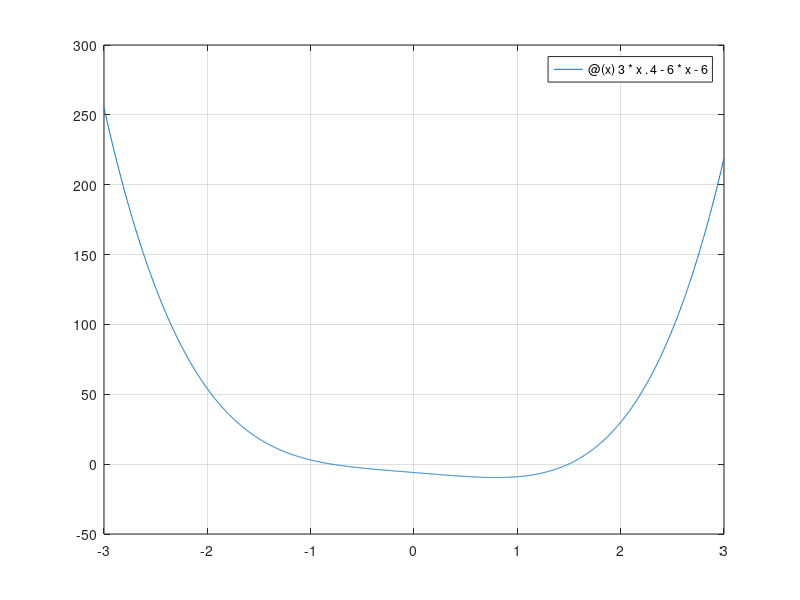

Here is the MATLAB script that generated this plot: (Note: this script raises an error after producing the figure.)
% Hw6_5_a.m
% f(x) = 3x^4 - 6x - 6

f = @(x) 3*x.^4 - 6*x - 6;

fplot(f, [-3, 3]); grid on; yline(0);
xlabel('x'); ylabel('f(x)'); title('f(x) = 3x^4 - 6x - 6');
